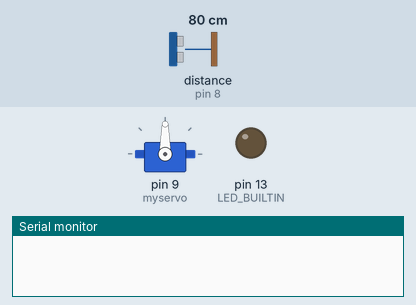
The sketch below on a simulated Arduino Uno, built with avr-gcc and run on an emulated ATmega328P. Parts: servo, output pins drawn as LEDs (lit = HIGH), the last lines printed to the serial monitor. Wiring (inferred from the names in the program): ultrasonic range finder: trigger pin 7; echo pin 8. Inputs (shaded band) come from the test bench; at power-on: distance to the obstacle (sensor on pin 8) 80 cm. The echo pulse lasts 58.3 µs per cm; pins used as bus, display or sensor lines are not drawn.

Above: at 0.1 s.
At 3.2 s:
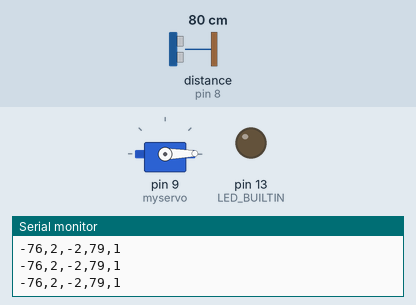
3.3 s: distance to the obstacle (sensor on pin 8) set to 2 cm
At 4.1 s:
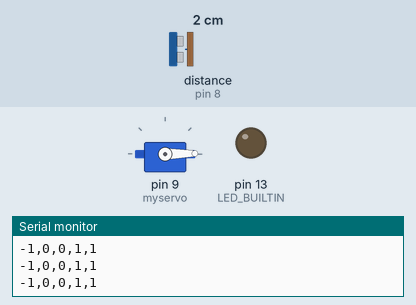
Timing chart, 0 to 6.3 s (numbered marks = the images above; inputs shaded):
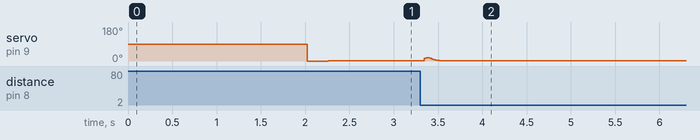

The sketch:

sensor_lcd.ino
```cpp
/*
* Ultrasonic Sensor HC-SR04 and Arduino Tutorial
*
* Crated by Dejan Nedelkovski,
* www.HowToMechatronics.com
*
*/
// defines pins numbers

const int trigPin = 7;
const int echoPin = 8;
// defines variables
long duration;
int distance;

/////SERVO

#include <Servo.h>

Servo myservo;  // create servo object to control a servo

int pos = 0;    // variable to store the servo position


//////filter variables
float EMA_a = 0.6;      //initialization of EMA alpha

float EMA_a_low = 0.3;
float EMA_a_high = 0.5;

int EMA_S_low = 0;        //initialization of EMA S
int EMA_S_high = 0;

int highpass = 0;
//int bandpass = 0;

int bandpass = 0;
int bandstop = 0;

int sensorValue = 0;


void setup() {

myservo.attach(9);

pinMode(trigPin, OUTPUT); // Sets the trigPin as an Output
pinMode(echoPin, INPUT); // Sets the echoPin as an Input

//Serial.begin(9600); // Starts the serial communication
pinMode(LED_BUILTIN, OUTPUT);

///////filtering
Serial.begin(115200);           //setup of Serial module, 115200 bits/second

EMA_S_low = pulseIn(echoPin, HIGH);
EMA_S_high = pulseIn(echoPin, HIGH);


}
void loop() {

digitalWrite(trigPin, LOW);
delayMicroseconds(2);

digitalWrite(trigPin, HIGH);
delayMicroseconds(10);
digitalWrite(trigPin, LOW);

duration = pulseIn(echoPin, HIGH);
// Calculating the distance

distance = duration/58.2;

//Serial.println(distance);

//delay(1000);                          //print digital value to serial

//EMA_S = (EMA_a*distance) + ((1-EMA_a)*EMA_S);    //run the EMA
//Serial.println(EMA_S);                              //print digital value to serial
//delay(50);

bandpass = EMA_S_high - EMA_S_low;


EMA_S_low = (EMA_a_low*distance) + ((1-EMA_a_low)*EMA_S_low);  //run the EMA

EMA_S_high = (EMA_a_high*distance) + ((1-EMA_a_high)*EMA_S_high);

highpass = sensorValue - EMA_S_low;     //find the high-pass as before (for comparison)
bandpass = EMA_S_high - EMA_S_low;      //find the band-pass
bandstop = sensorValue - bandpass;        //find the band-stop signal


Serial.print(highpass);
Serial.print(",");
Serial.print(bandpass);
Serial.print(",");
Serial.print(bandstop);
Serial.print(",");

Serial.print(distance);

delay(20);                              //20ms delay

int y = map(bandpass, 1, -180, 1, 180);
//
//Serial.println("mapped");
Serial.print(",");
Serial.println(y);
//Serial.println("");

myservo.write(y);

//for (pos = 180; pos >= 0; pos -= 1) { // goes from 180 degrees to 0 degrees
//  myservo.write(pos);            // tell servo to go to position in variable 'pos'
//  delay(15);                       // waits 15ms for the servo to reach the position
//}

//for (pos = 0; pos <= 180; pos += 1) { // goes from 180 degrees to 0 degrees
//  myservo.write(pos);            // tell servo to go to position in variable 'pos'
//  delay(15);                       // waits 15ms for the servo to reach the position
//}


}
```

Measured:
- after the input at 3.3 s, servo on pin 9 (myservo): rises from 1° to 18° in 0.02 s, then falls to 1° in 0.17 s
